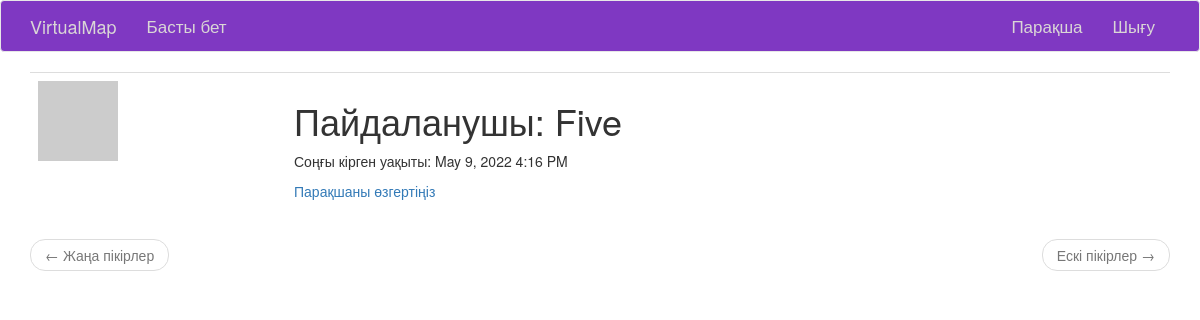
The app's page /user/Five (signed in), older data.
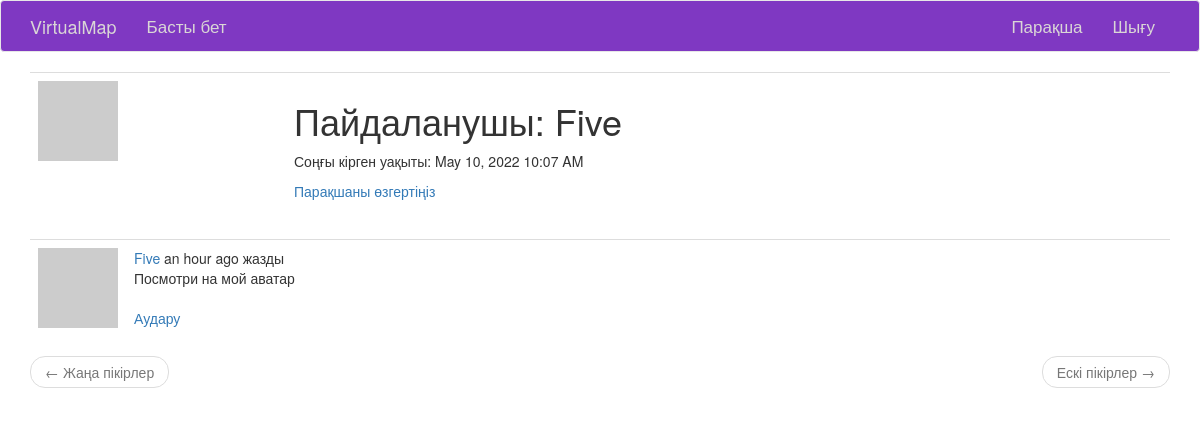
The same page, newer data.
### app/models.py (models this page shows, shortened)
class User(UserMixin, db.Model):
    id = db.Column(db.Integer, primary_key=True)
    username = db.Column(db.String(64), index=True, unique=True)
    email = db.Column(db.String(120), index=True, unique=True)
    password_hash = db.Column(db.String(128))
    posts = db.relationship('Post', backref='author', lazy='dynamic')
    about_me = db.Column(db.String(140))
    last_seen = db.Column(db.DateTime, default=datetime.utcnow)
    def avatar(self, size):
        digest = md5(self.email.lower().encode('utf-8')).hexdigest()
        return 'https://www.gravatar.com/avatar/{}?d=identicon&s={}'.format(
            digest, size)

class Post(db.Model):
    id = db.Column(db.Integer, primary_key=True)
    body = db.Column(db.String(140))
    timestamp = db.Column(db.DateTime, index=True, default=datetime.utcnow)
    user_id = db.Column(db.Integer, db.ForeignKey('user.id'))
    area_id = db.Column(db.Integer, db.ForeignKey('area.id'))
    language = db.Column(db.String(5))

### app/main/routes.py (the view)
@blueprint.route('/user/<username>')
@login_required
def user(username):
    user = db.session.query(User).filter(User.username == username).first_or_404()
    page = request.args.get('page', 1, type=int)
    posts = user.posts.order_by(Post.timestamp.desc()).paginate(
        page, current_app.config['POSTS_PER_PAGE'], False)
    next_url = url_for('main.user', username=user.username, page=posts.next_num) \
        if posts.has_next else None
    prev_url = url_for('main.user', username=user.username, page=posts.prev_num) \
        if posts.has_prev else None
    params = {
        "user": user,
        "posts": posts.items,
        'next_url': next_url,
        'prev_url': prev_url
    }
    return render_template('main/user.html', **params)

### app/main/routes.py (called while the page is built)
@blueprint.before_request
def before_request():
    if current_user.is_authenticated:
        current_user.last_seen = datetime.utcnow()
        db.session.commit()
    g.locale = str(get_locale())

### app/models.py (called while the page is built)
@login.user_loader
def load_user(id):
    return User.query.get(int(id))

### app/main/templates/main/user.html (shortened to what this page needs)
{% extends "base.html" %}
{% block app_content %}
    <table class="table table-hover">
        <tr>
            <td width="256px"><img src="{{ user.avatar(256) }}"></td>
            <td>
                <h1>{{ _('Пайдаланушы') }}: {{ user.username }}</h1>
                {% if user.last_seen %}
                <p>{{ _('Соңғы кірген уақыты') }}: {{ moment(user.last_seen).format('LLL') }}</p>
                {% endif %}
                {% if user == current_user %}
                <p><a href="{{ url_for('main.edit_profile') }}">{{ _('Парақшаны өзгертіңіз') }}</a></p>
                {% endif %}
            </td>
        </tr>
    </table>
    {% for post in posts %}
        {% include 'main/_post.html' %}
    {% endfor %}
    {% include 'main/_post_navigation.html' %}
{% endblock %}

### app/templates/base.html (shortened to what this page needs)
{% extends 'bootstrap/base.html' %}
{% block navbar %}
    <nav class="navbar navbar-default">
        <div class="container">
            <div class="navbar-header">
                <a class="navbar-brand" href="{{ url_for('main.index') }}">VirtualMap</a>
            </div>
            <div class="collapse navbar-collapse" id="bs-example-navbar-collapse-1">
                <ul class="nav navbar-nav">
                    <li><a href="{{ url_for('main.index') }}" class="header_elem">{{ _('Басты бет') }}</a></li>
                </ul>
                <ul class="nav navbar-nav navbar-right">
                    {% if current_user.is_anonymous %}
                    <li><a href="{{ url_for('auth.login') }}" class="header_elem">{{ _('Кіру') }}</a></li>
                    {% else %}
                    <li><a href="{{ url_for('main.user', username=current_user.username) }}" class="header_elem">{{ _('Парақша') }}</a></li>
                    <li><a href="{{ url_for('auth.logout') }}" class="header_elem">{{ _('Шығу') }}</a></li>
                    {% endif %}
                </ul>
            </div>
        </div>
    </nav>
{% endblock %}
{% block content %}
    <div class="container">
        {% block app_content %}{% endblock %}
    </div>
{% endblock %}
{% block styles %}
	{{super()}}
	<link rel="stylesheet" href="{{url_for('static', filename='css/style.css')}}">
{% endblock %}

### app/main/templates/main/_post.html (shortened to what this page needs)
<table class="table table-hover">
    <tr>
        <td width="70px">
            <a href="{{ url_for('main.user', username=post.author.username) }}">
                <img src="{{ post.author.avatar(70) }}" />
            </a>
        </td>
        <td>
            {{ _('%(username)s %(when)s жазды',
                username=user_link, when=moment(post.timestamp).fromNow()) }}
            <br>
            <span id="post{{ post.id }}">{{ post.body }}</span>
            {% if post.language and post.language != g.locale %}
            <br><br>
            <span id="translation{{ post.id }}">
                <a href="javascript:translate(
                            '#post{{ post.id }}',
                            '#translation{{ post.id }}',
                            '{{ post.language }}',
                            '{{ g.locale }}');">{{ _('Аудару') }}</a>
            </span>
            {% endif %}
        </td>
    </tr>
</table>

### app/main/templates/main/_post_navigation.html
<nav aria-label="...">
    <ul class="pager">
        <li class="previous{% if not prev_url %} disabled{% endif %}">
            <a href="{{ prev_url or '#' }}">
                <span aria-hidden="true">&larr;</span> {{ _('Жаңа пікірлер') }}
            </a>
        </li>
        <li class="next{% if not next_url %} disabled{% endif %}">
            <a href="{{ next_url or '#' }}">
                {{ _('Ескі пікірлер') }} <span aria-hidden="true">&rarr;</span>
            </a>
        </li>
    </ul>
</nav>

### app/static/css/style.css (style rules this page uses)
.navbar { background-color: rgb(127, 56, 194); }
.navbar-default .navbar-nav>li>a { font-size: 17px; transition-duration: 1s; color: rgb(218, 214, 214); }
.navbar-default .navbar-brand { color: rgb(218, 214, 214); transition-duration: 1s; }

Row changes from the older to the newer data that the page shows:
changed User "Five": last_seen "May 9, 2022 4:16 PM" → "May 10, 2022 10:07 AM"
added Post: body "Посмотри на мой аватар"
